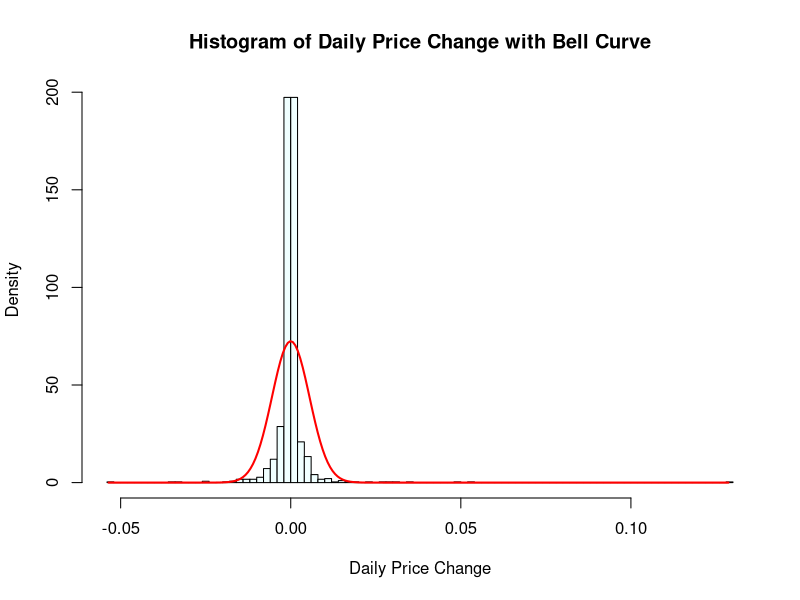

Write the R code that produced this figure.

iotex <- read.csv('IoTeX.csv') # Gets the dataset from the folder and names the object 'iotex' for userbillity
head(iotex) # shows the first 6 rows
summary(iotex) # gives a summary of the dataset
str(iotex) # shows the data type of the data

#The 'Date' Datatype is chr and I want to change this to a date datatype

iotex$Date <- as.Date(iotex$Date) #This takes the date column and coverts it into a 'Date' datatype (Format is YYYY-MM-DD)
str(iotex) # shows Date is converted

#Year need to be extracted from the dataset to help enable to better filtering later on
iotex$Year <- as.numeric(format(iotex$Date, '%Y')) #The number was formatted into a date datatype
str(iotex$Year) # This confirms that the datatype was changed

#I need to add a column for seasons but I need to make a function to check the month in the date column
#then depending on that it will add the corresponding season. 

get_season <- function(date) {                       # defined get_season function
  month <- as.numeric(format(date, "%m"))            # the format() gets the month part of the iotex$Date data and the as.numeric turns the '01' part of the month string into a value of '1'
  if (month %in% c(12, 1, 2)) return("Winter")       # if month is Dec, Jan or Feb then it will return 'Winter' in the row entry
  else if (month %in% c(3, 4, 5)) return("Spring")   # if month is Mar, Apr or May then it will return 'Spring' in the row entry
  else if (month %in% c(6, 7, 8)) return("Summer")   # if month is Jun, Jul or Aug then it will return 'Summer' in the row entry
  else return("Autumn")                              # if month is anything else then it will return 'Autumn' in the row entry
}

iotex$Season <- sapply(iotex$Date, get_season)       # sapply() applies the function to the date column and creates a new column called season

str(iotex)                                           # check to see if the seasons column was successfully added to data set
head(iotex,2)                                          # Check the first few rows of the modified dataset
table(iotex$Season)                                  # Confirm the distribution of seasons


iotex$Daily_Change <- iotex$Close - iotex$Open       # Daily Price Change column was added taking the 'Open' price away from the 'Close' price
str(iotex)                                           # Check to ensure column was added correctly


a <- iotex$Daily_Change                                         # Extract the data

min_val <- min(a)
max_val <- max(a)


hist(a,                                                         # Create a histogram
     66,                                                        # num of bins
     freq = FALSE,                                              # Set to density not freqency
     main = "Histogram of Daily Price Change with Bell Curve",  # Title
     xlab = "Daily Price Change",                               # X-axis label
     ylab = "Density",  # Update label to reflect density       # Y-axis label
     col = "azure")

# Calculate the mean and standard deviation
mn <- mean(a)                                                   # Mean of daily price change
std_dev <- sd(a)                                                # Standard deviation of daily price change


x <- seq(min(a), max(a), length.out = 250)                      # Define the x range for the bell curve


yn <- dnorm(x, mean = mn, sd = std_dev)                         # Generate normal distribution values


lines(x, yn, col = "red", lwd = 2)                              # Add the bell curve to the histogram

summary(iotex$Daily_Change)

